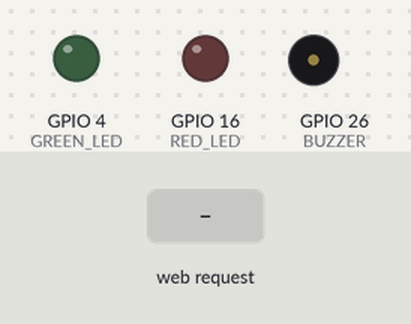
A sketch run on a simulated ESP32. On the bench: output pins drawn as LEDs (lit = HIGH), buzzer (waves = sounding, pin HIGH). Inputs (shaded band) come from the test bench. What the sketch prints to the serial monitor is not drawn.

Above: at 1.2 s.
1.3 s: HTTP request GET /toggle?device=red received
At 2.5 s:
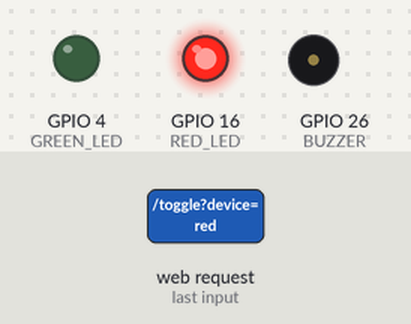
2.8 s: HTTP request GET /toggle?device=green received
At 3.8 s:
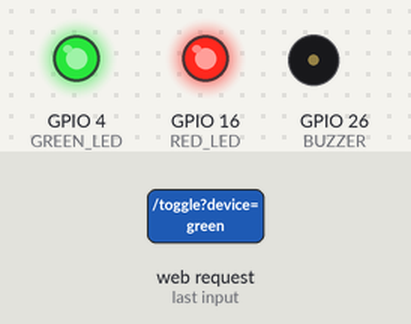
4.3 s: HTTP request GET /toggle?device=buzzer received
At 5.0 s:
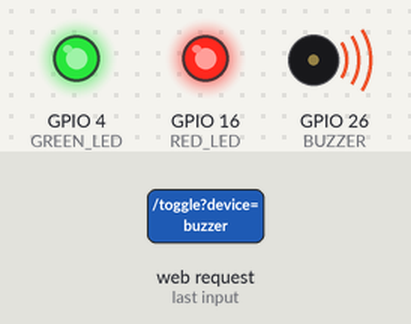
5.8 s: HTTP request GET /toggle?device=red received
At 6.1 s:
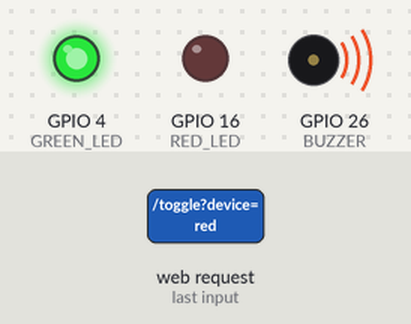
7.3 s: HTTP request GET /toggle?device=green received
At 8.5 s:
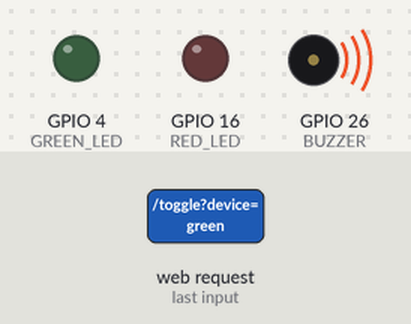
Timing chart, 0 to 9.8 s (numbered marks = the images above; inputs shaded):
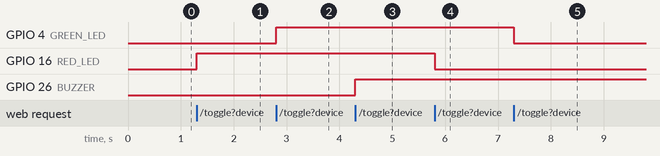

Measured:
- after the input at 1.3 s, GPIO 16 (RED_LED): LOW → HIGH at once
- after the input at 2.8 s, GPIO 4 (GREEN_LED): LOW → HIGH at once
- after the input at 4.3 s, GPIO 26 (BUZZER): LOW → HIGH at once
- after the input at 5.8 s, GPIO 16 (RED_LED): HIGH → LOW at once
- after the input at 7.3 s, GPIO 4 (GREEN_LED): HIGH → LOW at once

The sketch:

iotcontrol.ino
```cpp
#include <WiFi.h>
#include <WebServer.h>

// ESP32 GPIO connections
const int RED_LED    = 16;
const int GREEN_LED  = 4;
const int BUZZER     = 26;
const int SWITCH_PIN = 25;

// ESP32 Wi-Fi hotspot
const char* ap_ssid = "LONEXA-ESP32";
const char* ap_password = "Lonexa123";

WebServer server(80);

bool redState = false;
bool greenState = false;
bool buzzerState = false;

// Webpage
const char webpage[] PROGMEM = R"rawliteral(
<!DOCTYPE html>
<html>
<head>
<meta name="viewport" content="width=device-width, initial-scale=1">
<title>LONEXA ESP32 Control</title>

<style>
body {
  font-family: Arial, sans-serif;
  background: #eef2f7;
  text-align: center;
  margin: 0;
  padding: 20px;
}
.container {
  max-width: 420px;
  margin: auto;
  background: white;
  padding: 22px;
  border-radius: 18px;
  box-shadow: 0 4px 15px #0002;
}
h2 { color: #12345a; }
button {
  width: 100%;
  padding: 16px;
  margin: 9px 0;
  font-size: 17px;
  border: none;
  border-radius: 10px;
  color: white;
  cursor: pointer;
}
.red { background: #dc3545; }
.green { background: #198754; }
.buzzer { background: #34495e; }
.status {
  background: #f1f5f9;
  padding: 15px;
  margin-top: 10px;
  border-radius: 10px;
  font-size: 18px;
}
.small { color: #667085; font-size: 13px; }
</style>
</head>

<body>
<div class="container">
  <h2>LONEXA</h2>
  <p>ESP32 Web Control Panel</p>

  <button class="red" onclick="toggle('red')">
    Red LED: <span id="red">OFF</span>
  </button>

  <button class="green" onclick="toggle('green')">
    Green LED: <span id="green">OFF</span>
  </button>

  <button class="buzzer" onclick="toggle('buzzer')">
    Buzzer: <span id="buzzer">OFF</span>
  </button>

  <div class="status">
    Switch Status: <strong id="sw">Reading...</strong>
  </div>

  <p class="small">Switch status updates automatically.</p>
  <p class="small" id="connection">Connecting...</p>
</div>

<script>
async function updateStatus() {
  try {
    const response = await fetch('/status');
    if (!response.ok) throw new Error('HTTP error');

    const data = await response.json();

    document.getElementById('red').textContent =
      data.red ? 'ON' : 'OFF';

    document.getElementById('green').textContent =
      data.green ? 'ON' : 'OFF';

    document.getElementById('buzzer').textContent =
      data.buzzer ? 'ON' : 'OFF';

    document.getElementById('sw').textContent =
      data.sw ? 'PRESSED' : 'RELEASED';

    document.getElementById('connection').textContent =
      'ESP32 connected';

  } catch (e) {
    document.getElementById('connection').textContent =
      'Connection lost. Reconnecting...';
  }
}

async function toggle(device) {
  try {
    await fetch('/toggle?device=' + device);
    await updateStatus();
  } catch (e) {
    document.getElementById('connection').textContent =
      'Command failed';
  }
}

updateStatus();
setInterval(updateStatus, 500);
</script>
</body>
</html>
)rawliteral";

// Send current switch and output states
void handleStatus() {
  bool switchPressed = (digitalRead(SWITCH_PIN) == LOW);

  String json = "{";
  json += "\"red\":" + String(redState ? "true" : "false") + ",";
  json += "\"green\":" + String(greenState ? "true" : "false") + ",";
  json += "\"buzzer\":" + String(buzzerState ? "true" : "false") + ",";
  json += "\"sw\":" + String(switchPressed ? "true" : "false");
  json += "}";

  server.send(200, "application/json", json);
}

// Handle button presses from the webpage
void handleToggle() {
  if (!server.hasArg("device")) {
    server.send(400, "text/plain", "Missing device");
    return;
  }

  String device = server.arg("device");

  if (device == "red") {
    redState = !redState;
    digitalWrite(RED_LED, redState ? HIGH : LOW);
  }
  else if (device == "green") {
    greenState = !greenState;
    digitalWrite(GREEN_LED, greenState ? HIGH : LOW);
  }
  else if (device == "buzzer") {
    buzzerState = !buzzerState;
    digitalWrite(BUZZER, buzzerState ? HIGH : LOW);
  }
  else {
    server.send(400, "text/plain", "Unknown device");
    return;
  }

  server.send(200, "text/plain", "OK");
}

void setup() {
  Serial.begin(115200);

  pinMode(RED_LED, OUTPUT);
  pinMode(GREEN_LED, OUTPUT);
  pinMode(BUZZER, OUTPUT);

  // Assumes switch connects GPIO25 to GND when pressed
  pinMode(SWITCH_PIN, INPUT_PULLUP);

  digitalWrite(RED_LED, LOW);
  digitalWrite(GREEN_LED, LOW);
  digitalWrite(BUZZER, LOW);

  WiFi.mode(WIFI_AP);
  WiFi.softAP(ap_ssid, ap_password);

  Serial.println();
  Serial.println("LONEXA ESP32 Web Control");
  Serial.print("Wi-Fi name: ");
  Serial.println(ap_ssid);
  Serial.print("Wi-Fi password: ");
  Serial.println(ap_password);
  Serial.print("Open browser at: http://");
  Serial.println(WiFi.softAPIP());

  server.on("/", HTTP_GET, []() {
    server.send_P(200, "text/html", webpage);
  });

  server.on("/status", HTTP_GET, handleStatus);
  server.on("/toggle", HTTP_GET, handleToggle);

  server.begin();
  Serial.println("Web server started");
}

void loop() {
  server.handleClient();
}
```
